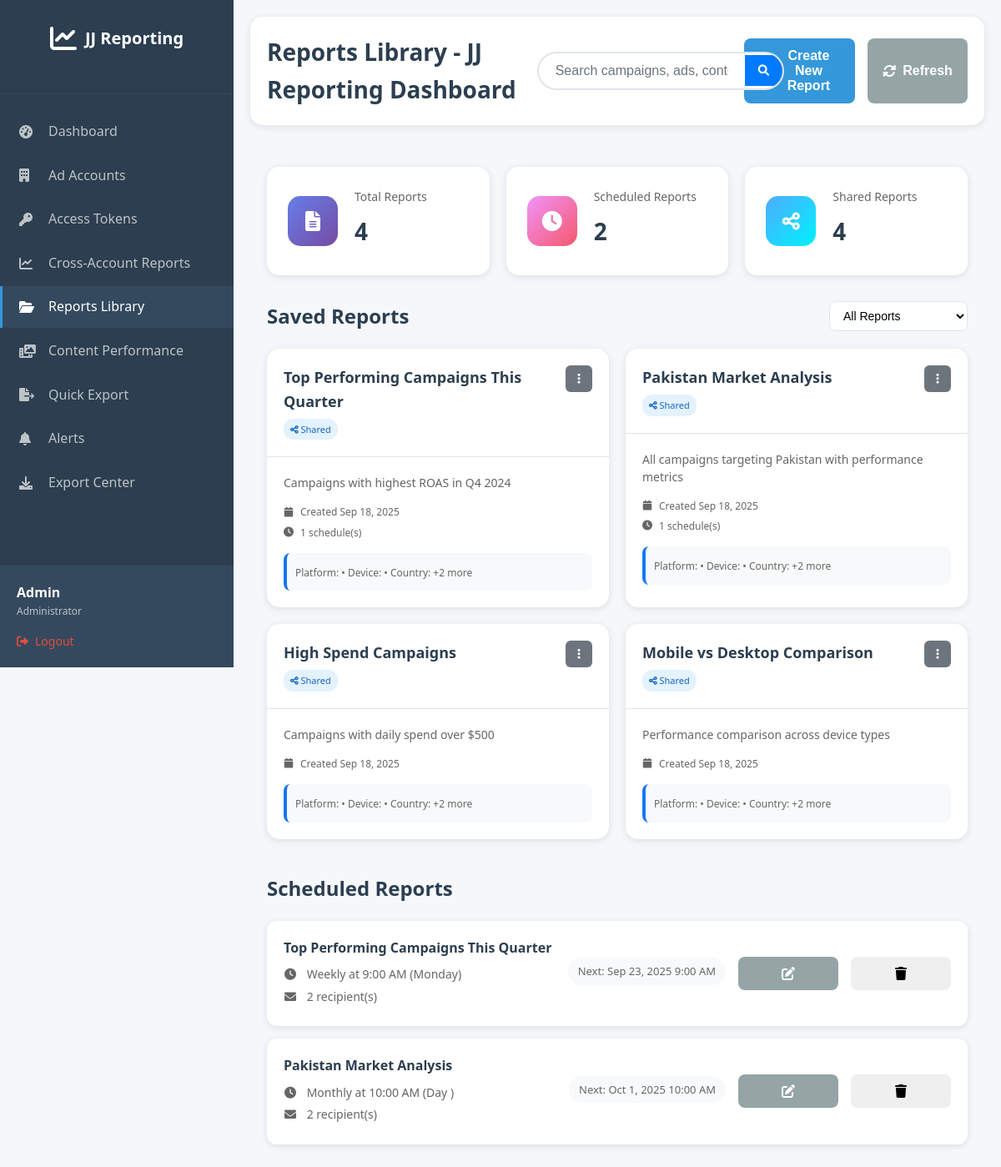
/reports_library.php (signed in), run on the app's committed database.
### tables this page shows
CREATE TABLE IF NOT EXISTS `saved_reports` (
    `id` int(11) NOT NULL AUTO_INCREMENT,
    `name` varchar(255) NOT NULL,
    `description` text,
    `filters_json` text NOT NULL,
    `custom_view` varchar(50) DEFAULT 'all',
    `created_by` int(11) NOT NULL,
    `is_public` boolean DEFAULT FALSE,
    `is_active` boolean DEFAULT TRUE,
    `created_at` timestamp DEFAULT CURRENT_TIMESTAMP,
    `updated_at` timestamp DEFAULT CURRENT_TIMESTAMP ON UPDATE CURRENT_TIMESTAMP,
    PRIMARY KEY (`id`)
);

CREATE TABLE IF NOT EXISTS `report_schedules` (
    `id` int(11) NOT NULL AUTO_INCREMENT,
    `report_id` int(11) NOT NULL,
    `frequency` varchar(20) NOT NULL,
    `time_of_day` time NOT NULL,
    `day_of_week` int(1) DEFAULT NULL,
    `day_of_month` int(2) DEFAULT NULL,
    `email_recipients` text NOT NULL,
    `is_active` boolean DEFAULT TRUE,
    `last_sent_at` timestamp NULL DEFAULT NULL,
    `next_run` timestamp NULL DEFAULT NULL,
    `created_at` timestamp DEFAULT CURRENT_TIMESTAMP,
    `updated_at` timestamp DEFAULT CURRENT_TIMESTAMP ON UPDATE CURRENT_TIMESTAMP,
    PRIMARY KEY (`id`)
);

### reports_library.php (the view, shortened to what this page needs)
<?php
$host = 'localhost';
$dbname = 'report-database';
$username = 'root';
$password = '';
try {
    $pdo = new PDO("mysql:host=$host;dbname=$dbname", $username, $password);
    $pdo->setAttribute(PDO::ATTR_ERRMODE, PDO::ERRMODE_EXCEPTION);
} catch(PDOException $e) {
    die("Connection failed: " . $e->getMessage());
}
$admin_id = $_SESSION['admin_id'];
try {
    $stmt = $pdo->prepare("
        SELECT sr.*,
               (SELECT COUNT(*) FROM report_schedules rs WHERE rs.report_id = sr.id AND rs.is_active = 1) as schedule_count,
               (SELECT MAX(rel.executed_at) FROM report_execution_logs rel WHERE rel.report_id = sr.id) as last_executed
        FROM saved_reports sr
        WHERE sr.is_active = 1 AND (sr.created_by = ? OR sr.is_public = 1 OR sr.id IN (SELECT report_id FROM report_sharing WHERE shared_with_admin_id = ?))
        ORDER BY sr.updated_at DESC
    ");
    $stmt->execute([$admin_id, $admin_id]);
    $reports = $stmt->fetchAll(PDO::FETCH_ASSOC);
} catch(PDOException $e) {
    $error_message = "Error fetching reports: " . $e->getMessage();
    $reports = [];
}
$schedules = [];
try {
    $stmt = $pdo->prepare("
        SELECT rs.*, sr.name as report_name
        FROM report_schedules rs
        JOIN saved_reports sr ON rs.report_id = sr.id
        WHERE rs.is_active = 1 AND (sr.created_by = ? OR sr.is_public = 1 OR sr.id IN (SELECT report_id FROM report_sharing WHERE shared_with_admin_id = ?))
        ORDER BY rs.next_run ASC
    ");
    $stmt->execute([$admin_id, $admin_id]);
    $schedules = $stmt->fetchAll(PDO::FETCH_ASSOC);
} catch(PDOException $e) {
}
include 'templates/header.php';
?>
    <?php include 'templates/sidebar.php'; ?>
    <main class="main-content">
        <?php
        $header_actions = '
            <div class="header-actions">
                <button class="btn btn-primary" onclick="createNewReport()">
                    <i class="fas fa-plus"></i>
                    Create New Report
                </button>
                <button class="btn btn-secondary" onclick="refreshData()">
                    <i class="fas fa-sync-alt"></i>
                    Refresh
                </button>
            </div>';
        include 'templates/top_header.php';
        ?>
        <div class="dashboard-content">
            <div class="reports-library-container">
                <div class="quick-stats">
                    <div class="stat-card">
                        <div class="stat-icon">
                            <i class="fas fa-file-alt"></i>
                        </div>
                        <div class="stat-content">
                            <h3>Total Reports</h3>
                            <p class="stat-value"><?php echo count($reports); ?></p>
                        </div>
                    </div>
                    <div class="stat-card">
                        <div class="stat-icon">
                            <i class="fas fa-clock"></i>
                        </div>
                        <div class="stat-content">
                            <h3>Scheduled Reports</h3>
                            <p class="stat-value"><?php echo count($schedules); ?></p>
                        </div>
                    </div>
                    <div class="stat-card">
                        <div class="stat-icon">
                            <i class="fas fa-share-alt"></i>
                        </div>
                        <div class="stat-content">
                            <h3>Shared Reports</h3>
                            <p class="stat-value"><?php echo count(array_filter($reports, function($r) { return $r['is_public'] == 1; })); ?></p>
                        </div>
                    </div>
                </div>
                <div class="reports-section">
                    <div class="section-header">
                        <h2>Saved Reports</h2>
                        <div class="section-actions">
                            <select id="filterBy" onchange="filterReports()">
                                <option value="all">All Reports</option>
                            </select>
                        </div>
                    </div>
                    <?php if (empty($reports)): ?>
                        <div class="empty-state">
                            <i class="fas fa-file-alt"></i>
                            <h3>No Reports Found</h3>
                            <p>You haven't created any reports yet. Create your first report to get started.</p>
                            <button class="btn btn-primary" onclick="createNewReport()">
                                <i class="fas fa-plus"></i>
                                Create Your First Report
                            </button>
                        </div>
                    <?php else: ?>
                        <div class="reports-grid">
                            <?php foreach ($reports as $report): ?>
                                <div class="report-card" data-type="<?php echo $report['is_public'] ? 'shared' : 'my'; ?>" data-scheduled="<?php echo $report['schedule_count'] > 0 ? 'yes' : 'no'; ?>">
                                    <div class="report-header">
                                        <div class="report-title">
                                            <h3><?php echo htmlspecialchars($report['name']); ?></h3>
                                            <?php if ($report['is_public']): ?>
                                                <span class="shared-badge">
                                                    <i class="fas fa-share-alt"></i>
                                                    Shared
                                                </span>
                                            <?php endif; ?>
                                        </div>
                                        <div class="report-actions">
                                            <div class="dropdown">
                                                <button class="action-btn" onclick="toggleDropdown(this)">
                                                    <i class="fas fa-ellipsis-v"></i>
                                                </button>
                                            </div>
                                        </div>
                                    </div>
                                    <div class="report-content">
                                        <p class="report-description">
                                            <?php echo htmlspecialchars($report['description'] ?: 'No description provided'); ?>
                                        </p>
                                        <div class="report-meta">
                                            <div class="meta-item">
                                                <i class="fas fa-calendar"></i>
                                                <span>Created <?php echo date('M j, Y', strtotime($report['created_at'])); ?></span>
                                            </div>
                                            <?php if ($report['schedule_count'] > 0): ?>
                                                <div class="meta-item">
                                                    <i class="fas fa-clock"></i>
                                                    <span><?php echo $report['schedule_count']; ?> schedule(s)</span>
                                                </div>
                                            <?php endif; ?>
                                        </div>
                                        <div class="report-filters">
                                            <?php
                                            $filters = json_decode($report['filters_json'], true);
                                            $filter_labels = [];
                                            if ($filters['platform'] !== 'all') $filter_labels[] = 'Platform: ' . ucfirst($filters['platform']);
                                            if ($filters['device'] !== 'all') $filter_labels[] = 'Device: ' . ucfirst($filters['device']);
                                            if ($filters['country'] !== 'all') $filter_labels[] = 'Country: ' . $filters['country'];
                                            if ($filters['format'] !== 'all') $filter_labels[] = 'Format: ' . $filters['format'];
                                            if ($filters['objective'] !== 'all') $filter_labels[] = 'Objective: ' . $filters['objective'];
                                            $filter_text = !empty($filter_labels) ? implode(' • ', array_slice($filter_labels, 0, 3)) : 'All filters';
                                            if (count($filter_labels) > 3) $filter_text .= ' +' . (count($filter_labels) - 3) . ' more';
                                            ?>
                                            <span class="filters-preview"><?php echo htmlspecialchars($filter_text); ?></span>
                                        </div>
                                    </div>
                                </div>
                            <?php endforeach; ?>
                        </div>
                    <?php endif; ?>
                </div>
                <?php if (!empty($schedules)): ?>
                    <div class="schedules-section">
                        <div class="section-header">
                            <h2>Scheduled Reports</h2>
                        </div>
                        <div class="schedules-list">
                            <?php foreach ($schedules as $schedule): ?>
                                <div class="schedule-item">
                                    <div class="schedule-info">
                                        <h4><?php echo htmlspecialchars($schedule['report_name']); ?></h4>
                                        <p>
                                            <i class="fas fa-clock"></i>
                                            <?php echo ucfirst($schedule['frequency']); ?> at <?php echo date('g:i A', strtotime($schedule['time_of_day'])); ?>
                                            <?php if ($schedule['frequency'] === 'weekly'): ?>
                                                (<?php echo date('l', strtotime('Sunday +' . $schedule['day_of_week'] . ' days')); ?>)
                                            <?php elseif ($schedule['frequency'] === 'monthly'): ?>
                                                (Day <?php echo $schedule['day_of_month']; ?>)
                                            <?php endif; ?>
                                        </p>
                                        <p>
                                            <i class="fas fa-envelope"></i>
                                            <?php echo count(json_decode($schedule['email_recipients'], true)); ?> recipient(s)
                                        </p>
                                    </div>
                                    <div class="schedule-actions">
                                        <span class="next-run">
                                            Next: <?php echo $schedule['next_run'] ? date('M j, Y g:i A', strtotime($schedule['next_run'])) : 'Not scheduled'; ?>
                                        </span>
                                        <button class="btn btn-sm btn-secondary" onclick="editSchedule(<?php echo $schedule['id']; ?>)">
                                            <i class="fas fa-edit"></i>
                                        </button>
                                        <button class="btn btn-sm btn-danger" onclick="deleteSchedule(<?php echo $schedule['id']; ?>)">
                                            <i class="fas fa-trash"></i>
                                        </button>
                                    </div>
                                </div>
                            <?php endforeach; ?>
                        </div>
                    </div>
                <?php endif; ?>
            </div>
        </div>
    </main>
    <?php
    include 'templates/footer.php';
    ?>

### data on the page
saved_reports: name "Top Performing Campaigns This Quarter", is_public 1 (drawn), description "Campaigns with highest ROAS in Q4 2024", created_at "Sep 18, 2025", schedule_count "1", filter_text "Platform: • Device: • Country: +2 more"
saved_reports: name "Pakistan Market Analysis", is_public 1 (drawn), description "All campaigns targeting Pakistan with performance metrics", created_at "Sep 18, 2025", schedule_count "1", filter_text "Platform: • Device: • Country: +2 more"
saved_reports: name "High Spend Campaigns", is_public 1 (drawn), description "Campaigns with daily spend over $500", created_at "Sep 18, 2025", filter_text "Platform: • Device: • Country: +2 more"
saved_reports: name "Mobile vs Desktop Comparison", is_public 1 (drawn), description "Performance comparison across device types", created_at "Sep 18, 2025", filter_text "Platform: • Device: • Country: +2 more"
report_schedules: saved_reports.name "Top Performing Campaigns This Quarter", frequency "Weekly", time_of_day "9:00 AM", day_of_week "Monday", email_recipients "2", next_run "Sep 23, 2025 9:00 AM"
report_schedules: saved_reports.name "Pakistan Market Analysis", frequency "Monthly", time_of_day "10:00 AM", email_recipients "2", next_run "Oct 1, 2025 10:00 AM"

### other printed values
$_SESSION['admin_name'] "Admin"
$page_title "Reports Library - JJ Reporting Dashboard"
count($reports) "4"
count($schedules) "2"
